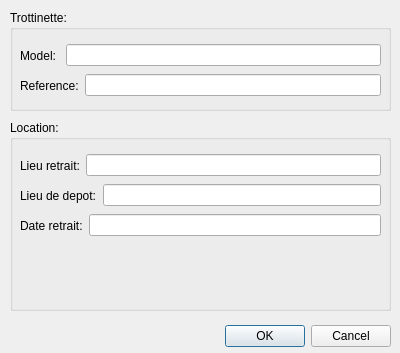
<?xml version="1.0" encoding="UTF-8"?>
<ui version="4.0">
 <class>ViewOffreLocation</class>
 <widget class="QDialog" name="ViewOffreLocation">
  <property name="geometry">
   <rect>
    <x>0</x>
    <y>0</y>
    <width>400</width>
    <height>353</height>
   </rect>
  </property>
  <property name="windowTitle">
   <string>Dialog</string>
  </property>
  <widget class="QDialogButtonBox" name="buttonBox">
   <property name="geometry">
    <rect>
     <x>50</x>
     <y>320</y>
     <width>341</width>
     <height>32</height>
    </rect>
   </property>
   <property name="orientation">
    <enum>Qt::Horizontal</enum>
   </property>
   <property name="standardButtons">
    <set>QDialogButtonBox::Cancel|QDialogButtonBox::Ok</set>
   </property>
  </widget>
  <widget class="QGroupBox" name="groupBox">
   <property name="geometry">
    <rect>
     <x>10</x>
     <y>10</y>
     <width>381</width>
     <height>101</height>
    </rect>
   </property>
   <property name="title">
    <string>Trottinette:</string>
   </property>
   <widget class="QWidget" name="horizontalLayoutWidget">
    <property name="geometry">
     <rect>
      <x>10</x>
      <y>30</y>
      <width>361</width>
      <height>31</height>
     </rect>
    </property>
    <layout class="QHBoxLayout" name="horizontalLayout_2">
     <item>
      <widget class="QLabel" name="label">
       <property name="text">
        <string>Model: </string>
       </property>
      </widget>
     </item>
     <item>
      <widget class="QLineEdit" name="lineEdit"/>
     </item>
    </layout>
   </widget>
   <widget class="QWidget" name="horizontalLayoutWidget_2">
    <property name="geometry">
     <rect>
      <x>10</x>
      <y>60</y>
      <width>361</width>
      <height>31</height>
     </rect>
    </property>
    <layout class="QHBoxLayout" name="horizontalLayout_3">
     <item>
      <widget class="QLabel" name="label_2">
       <property name="text">
        <string>Reference:</string>
       </property>
      </widget>
     </item>
     <item>
      <widget class="QLineEdit" name="lineEdit_2"/>
     </item>
    </layout>
   </widget>
  </widget>
  <widget class="QGroupBox" name="groupBox_2">
   <property name="geometry">
    <rect>
     <x>10</x>
     <y>120</y>
     <width>381</width>
     <height>191</height>
    </rect>
   </property>
   <property name="title">
    <string>Location:</string>
   </property>
   <widget class="QWidget" name="horizontalLayoutWidget_3">
    <property name="geometry">
     <rect>
      <x>10</x>
      <y>30</y>
      <width>361</width>
      <height>31</height>
     </rect>
    </property>
    <layout class="QHBoxLayout" name="horizontalLayout_4">
     <item>
      <widget class="QLabel" name="label_3">
       <property name="text">
        <string>Lieu retrait:</string>
       </property>
      </widget>
     </item>
     <item>
      <widget class="QLineEdit" name="lineEdit_3"/>
     </item>
    </layout>
   </widget>
   <widget class="QWidget" name="horizontalLayoutWidget_4">
    <property name="geometry">
     <rect>
      <x>10</x>
      <y>60</y>
      <width>361</width>
      <height>31</height>
     </rect>
    </property>
    <layout class="QHBoxLayout" name="horizontalLayout_5">
     <item>
      <widget class="QLabel" name="label_4">
       <property name="text">
        <string>Lieu de depot:</string>
       </property>
      </widget>
     </item>
     <item>
      <widget class="QLineEdit" name="lineEdit_4"/>
     </item>
    </layout>
   </widget>
   <widget class="QWidget" name="horizontalLayoutWidget_5">
    <property name="geometry">
     <rect>
      <x>10</x>
      <y>90</y>
      <width>361</width>
      <height>31</height>
     </rect>
    </property>
    <layout class="QHBoxLayout" name="horizontalLayout_6">
     <item>
      <widget class="QLabel" name="label_5">
       <property name="text">
        <string>Date retrait:</string>
       </property>
      </widget>
     </item>
     <item>
      <widget class="QLineEdit" name="lineEdit_5"/>
     </item>
    </layout>
   </widget>
  </widget>
 </widget>
 <resources/>
 <connections>
  <connection>
   <sender>buttonBox</sender>
   <signal>accepted()</signal>
   <receiver>ViewOffreLocation</receiver>
   <slot>accept()</slot>
   <hints>
    <hint type="sourcelabel">
     <x>248</x>
     <y>254</y>
    </hint>
    <hint type="destinationlabel">
     <x>157</x>
     <y>274</y>
    </hint>
   </hints>
  </connection>
  <connection>
   <sender>buttonBox</sender>
   <signal>rejected()</signal>
   <receiver>ViewOffreLocation</receiver>
   <slot>reject()</slot>
   <hints>
    <hint type="sourcelabel">
     <x>316</x>
     <y>260</y>
    </hint>
    <hint type="destinationlabel">
     <x>286</x>
     <y>274</y>
    </hint>
   </hints>
  </connection>
 </connections>
</ui>
